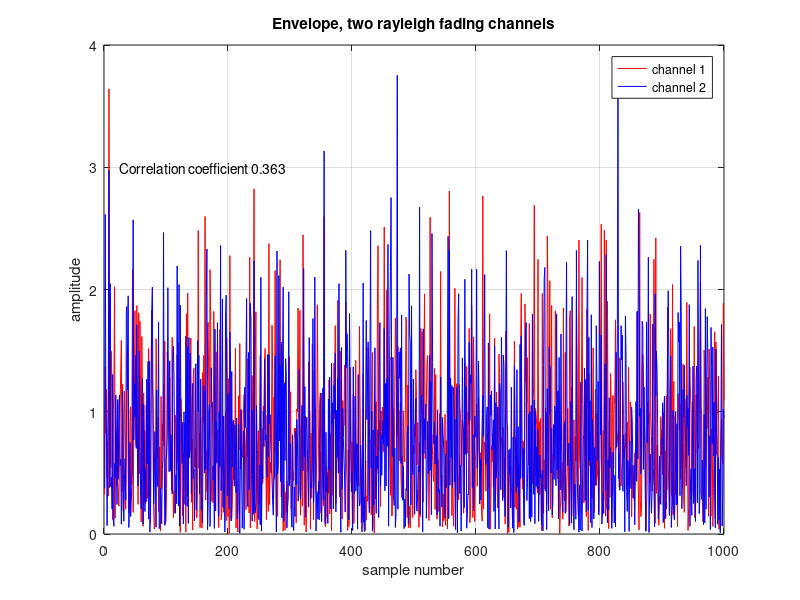
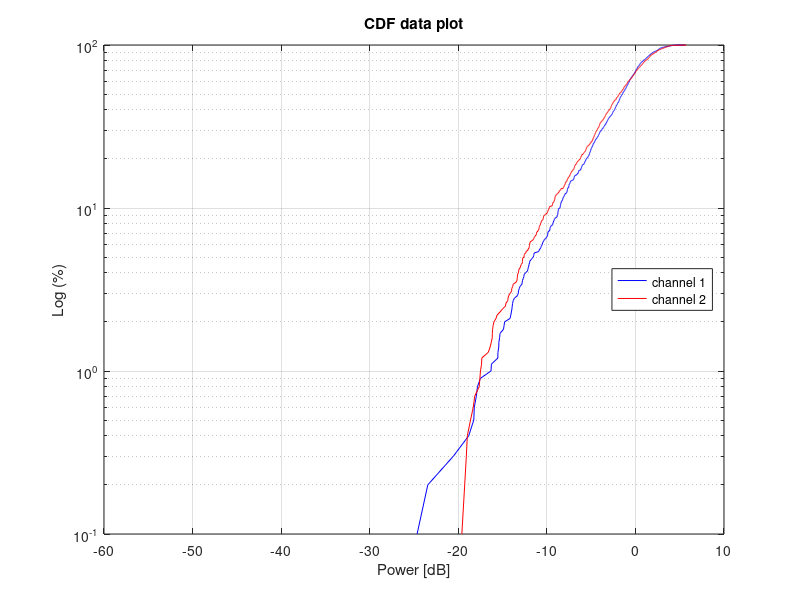
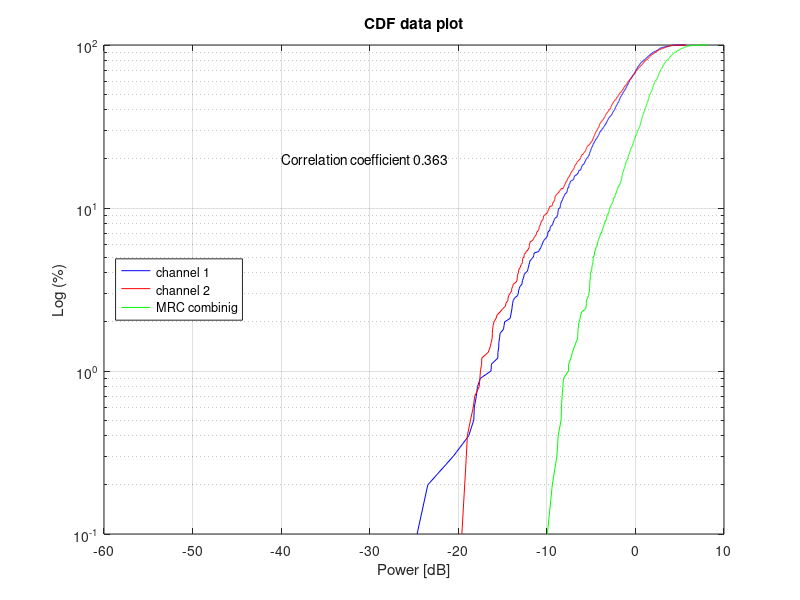

These figures' MATLAB source, in order:
% MM2 excercise 2 a,b
clear all
close all

% excercise 1.2 a
N = 1000;
% correlated channels             
p = 0.4              % correlation coeffiecient

x = randn(1,N);     % random channel 1 (in-phase part)
y = randn(1,N);     % random channel 2 (in-phase part)
x1 = rand(1,N);     % random channel 1 (quadrature)
y1 = rand(1,N);     % random channel 2 (quadrature)

% channel 2, with correlation p to channel 1
for i = 1:N
    a(i) = (sqrt(1-p^2))*y(i)+p*x(i);    % correlated channel 2(in-phase part)
    a1(i) = (sqrt(1-p^2))*y1(i)+p*x1(i); % correlated channel 2(quadrature)
end

ch1 = x .* exp(-j*x1);
ch2 = a .* exp(-j*a1);



% check correlation coefficient, can use both functions for same result,
% corrcoeff best for matrix coefficient
check_correlation = (corr((ch1'),(ch2')))          
abs(corrcoef(ch1,ch2))

corr_value = char(sprintf('Correlation coefficient %.3f',check_correlation));

figure()  % envelope of channels
plot(abs(ch1),'color','r'); hold on; grid on;
plot(abs(ch2),'color','b');
text(25,3,corr_value);
title('Envelope, two rayleigh fading channels');
xlabel('sample number');
ylabel('amplitude');
legend('channel 1','channel 2')


% Make the CDF plot of the two channels
u_db = 10*log10(abs(ch1));    % convert to dB
v_db = 10*log10(abs(ch2));
H1 = sort(u_db);            % sort for CDF
H2 = sort(v_db);

figure()
Percent_Axis = linspace (0 ,100 , N);
semilogy(H1,Percent_Axis,'b'); hold on; grid on;
semilogy(H2,Percent_Axis,'r');
xlabel('Power [dB]')
ylabel('Log (%)')
title('CDF data plot')
legend('channel 1','channel 2','Location','East')


% excercise 1.2 b

%H = [u(1,1), v(1,1)];

% Maximum Ratio Combining
% Summing the power of the two signals, we assume a constant noise floor,
% so the noise can and is placed outside the sum.
% we are summing powers because the weights are  r*/N , and since N are the
% same for both signals, we end up summing the power of H1 and H2.
Max_ratio = (abs(ch1))+(abs(ch2));
Max_ratio_dB = 10*log10(Max_ratio);
Max_ratio_CDF = sort(Max_ratio_dB);


figure()
Percent_Axis = linspace (0 ,100 , N);
semilogy(H1,Percent_Axis,'b'); hold on; grid on;
semilogy(H2,Percent_Axis,'r');
semilogy(Max_ratio_CDF,Percent_Axis,'g');
text(-40,20,corr_value);
xlabel('Power [dB]')
ylabel('Log (%)')
title('CDF data plot')
legend('channel 1','channel 2','MRC combinig','Location','West')
